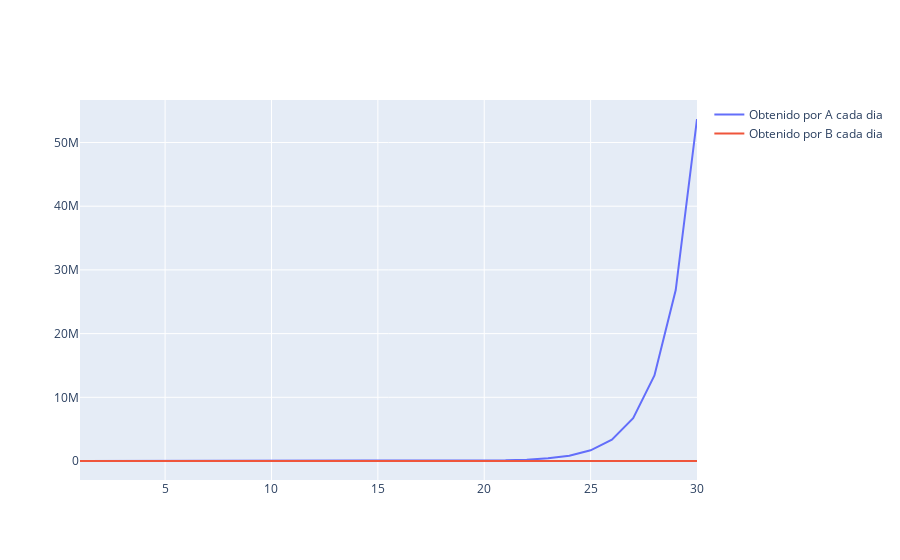

The notebook cell this image was saved under:
### Markdown cell above
$a)$ Claramente la situacion benficio a A

$b)$ En el septimo dia B le entrego a A 25 pesos mientras que A le entrego a B 70 pesos

$c,d,e)$ En el dia 15, B tiene 150 pesos, mientras que A tiene 6553.40 pesos
En el dia 30, B tiene 300 pesos, mientras que A tiene  214748364.60 pesos,
esto se debe a que el comportamiento de la funcion de lo que obtiene B es lineal, mientras que
el comportamiento de lo que obtiene A es exponencial.

$f)$ El dinero entregado en el dia $n$ es:

Entregado por A: $ a_n = 10 * n $

Entregado por B: $ b_n = 0.1 * 2^n$

# Grafico

### Code cell
fig = go.Figure()
fig.add_trace(go.Scatter(name = "Obtenido por A cada dia", x = dia, y = A_dia))
fig.add_trace(go.Scatter(name = "Obtenido por B cada dia", x = dia, y = B_dia))

fig.show()

### Figure 1 — Plotly figure (JSON) as saved in the notebook; plotly's stock layout.template omitted (floating-point values rounded to 4 significant figures)
{"data": [{"name": "Obtenido por A cada dia", "type": "scatter", "x": [1, 2, 3, 4, 5, 6, 7, 8, 9, 10, 11, 12, 13, 14, 15, 16, 17, 18, 19, 20, 21, 22, 23, 24, 25, 26, 27, 28, 29, 30], "y": [0.1, 0.2, 0.4, 0.8, 1.6, 3.2, 6.4, 12.8, 25.6, 51.2, 102.4, 204.8, 409.6, 819.2, 1638.0, 3277.0, 6554.0, 13110.0, 26210.0, 52430.0, 104900.0, 209700.0, 419400.0, 838900.0, 1678000.0, 3355000.0, 6711000.0, 13420000.0, 26840000.0, 53690000.0]}, {"name": "Obtenido por B cada dia", "type": "scatter", "x": [1, 2, 3, 4, 5, 6, 7, 8, 9, 10, 11, 12, 13, 14, 15, 16, 17, 18, 19, 20, 21, 22, 23, 24, 25, 26, 27, 28, 29, 30], "y": [10, 10, 10, 10, 10, 10, 10, 10, 10, 10, 10, 10, 10, 10, 10, 10, 10, 10, 10, 10, 10, 10, 10, 10, 10, 10, 10, 10, 10, 10]}], "layout": {}}
